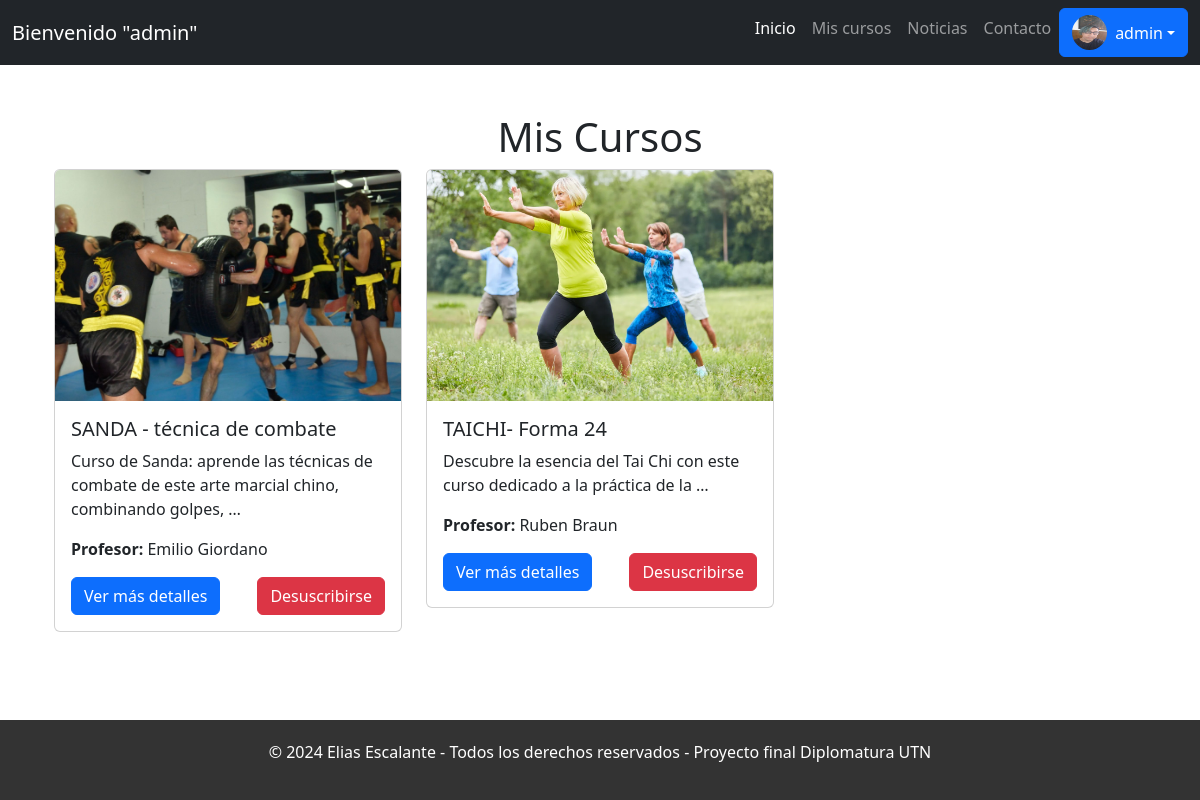
Page /cursos/mis-cursos/ (signed in) on the committed database.
### usuarios/models.py (models this page shows, shortened)
class User(AbstractUser):
    imagen = models.ImageField(upload_to='profile_images/', blank=True, null=True)
    fecha_nacimiento = models.DateField(blank=True, null=True)
    ciudad = models.CharField(max_length=40, blank=True)
    domicilio = models.CharField(max_length=80, blank=True)
    telefono = models.CharField(max_length=30, blank=True)
    email = models.EmailField(unique=True, validators=[EmailValidator()])

### cursos/models.py (models this page shows)
class Curso(models.Model):
    nombre = models.CharField(max_length=50)
    comision = models.CharField(max_length=20)
    Profesor = models.CharField(max_length=50)
    Descripcion = models.TextField(max_length=500)
    cupo = models.IntegerField(default=0)
    precio = models.DecimalField(max_digits=12, decimal_places=2, default=0.00)
    imagen = models.ImageField(upload_to="producto/%Y/%m/%d", blank=True, null=True)
    direccion= models.CharField(max_length=200)
    def __str__(self):
        return "curso: " + self.nombre

### cursos/views.py (the view)
# urls.py: path('mis-cursos/', views.mis_cursos, name='mis_cursos'),
@login_required
def mis_cursos(request):
    tickets = Ticket.objects.filter(usuario=request.user).select_related('curso')
    cursos = [{'curso': ticket.curso, 'ticket_id': ticket.id} for ticket in tickets]
    print(cursos)
    return render(request, 'cursos/mis_cursos.html', {'cursos': cursos})

### templates/cursos/mis_cursos.html (shortened to what this page needs)
{% extends 'layout.html' %}
{% block content %}
<div class="container mt-5">
    <h1 class="text-center">Mis Cursos</h1>
    {% if cursos %}
        <div class="row">
            {% for curso in cursos %}
                <div class="col-md-4 mb-4">
                    <div class="card">
                        <img src="{{ curso.curso.imagen.url }}" class="card-img-top" alt="{{ curso.curso.nombre }}">
                        <div class="card-body">
                            <h5 class="card-title">{{ curso.curso.nombre }}</h5>
                            <p class="card-text">{{ curso.curso.Descripcion|truncatewords:15 }}</p>
                            <p><strong>Profesor:</strong> {{ curso.curso.Profesor }}</p>
                            <div class="d-flex justify-content-between">
                                <a href="{% url 'detalle_curso' curso.curso.id %}" class="btn btn-primary">Ver más detalles</a>
                                <form id="desuscribir-form-{{ curso.ticket_id }}" action="{% url 'desuscribirse_curso' curso.ticket_id %}" method="post">
                                    <button type="button" class="btn btn-danger" onclick="confirmarDesuscripcion({{ curso.ticket_id }})">
                                        Desuscribirse
                                    </button>
                                </form>
                            </div>
                        </div>
                    </div>
                </div>
            {% endfor %}
        </div>
    {% else %}
        <p class="text-center">No estás inscrito en ningún curso actualmente.</p>
    {% endif %}
</div>
{% endblock %}

### templates/layout.html (shortened to what this page needs)
{% load static %}
<!DOCTYPE html>
<html lang="es">
<head>
    <link href="https://cdn.jsdelivr.net/npm/bootstrap@5.3.3/dist/css/bootstrap.min.css" rel="stylesheet">
    <link rel="stylesheet" href="{% static 'layout/css/layout.css' %}">
</head>
<body class="{% block body_class %}{% endblock %}">
    <div class="main-container">
        <nav class="navbar navbar-expand-lg navbar-dark bg-dark">
            <div class="container-fluid">
                <a class="navbar-brand" href="#">Bienvenido "{{ user.username }}"</a>
                <div class="collapse navbar-collapse" id="navbarNav">
                    <ul class="navbar-nav ms-auto">
                        <li class="nav-item">
                            <a class="nav-link active" aria-current="page" href="{% url 'home_usuarios'%}">Inicio</a>
                        </li>
                        <li class="nav-item">
                            <a class="nav-link" href="{% url 'mis_cursos' %}">Mis cursos</a>
                        </li>
                        <li class="nav-item">
                            <a class="nav-link" href="{% url 'noticias' %}">Noticias</a>
                        </li>
                        <li class="nav-item">
                            <a class="nav-link" href="{% url 'contacto' %}">Contacto</a>
                        </li>
                        <li class="nav-item dropdown">
                            <a class="btn btn-primary dropdown-toggle d-flex align-items-center" href="#" id="userDropdown" role="button" data-bs-toggle="dropdown" aria-expanded="false">
                                {% if user.imagen %}
                                    <img src="{{ user.imagen.url }}" alt="Usuario" class="rounded-circle me-2" style="width: 35px; height: 35px;">
                                {% else %}
                                    <img src="{% static 'profile_images/1.jpg' %}" alt="Usuario" class="rounded-circle me-2" style="width: 35px; height: 35px;">
                                {% endif %}
                                {{ user.username }}
                            </a>
                        </li>
                    </ul>
                </div>
            </div>
        </nav>
        <div class="content">
            <div class="container mt-4">
                {% block content %}{% endblock %}
            </div>
        </div>
        <footer>
            <div class="container">
                <p>© 2024 Elias Escalante - Todos los derechos reservados - Proyecto final Diplomatura UTN </p>
            </div>
        </footer>
    </div>
</body>
</html>

### static/layout/css/layout.css (style rules this page uses)
html, body { height: 100%; margin: 0; }
.main-container { min-height: 100%; display: flex; flex-direction: column; }
.navbar { flex-shrink: 0; }
.content { flex-grow: 1; }
footer { background-color: #333; color: #fff; text-align: center; padding: 20px 0; position: relative; bottom: 0; width: 100%; }

### rows in the picture
User: username "admin", imagen (picture)
Curso: curso.imagen (picture), curso.nombre "SANDA - técnica de combate", curso.Descripcion "Curso de Sanda: aprende las técnicas de combate de este arte marcial chino, combinando golpes, …", curso.Profesor "Emilio Giordano"
Curso: curso.imagen (picture), curso.nombre "TAICHI- Forma 24", curso.Descripcion "Descubre la esencia del Tai Chi con este curso dedicado a la práctica de la …", curso.Profesor "Ruben Braun"
